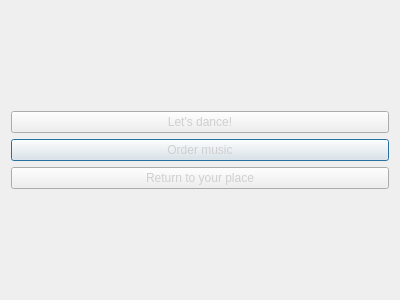
<?xml version="1.0" encoding="UTF-8"?>
<ui version="4.0">
 <class>DanceFloor</class>
 <widget class="QDialog" name="DanceFloor">
  <property name="geometry">
   <rect>
    <x>0</x>
    <y>0</y>
    <width>400</width>
    <height>300</height>
   </rect>
  </property>
  <property name="windowTitle">
   <string>Dialog</string>
  </property>
  <property name="styleSheet">
   <string notr="true">background-image: url(:/StartWindow/Design/Фон/DanceFloor.png);</string>
  </property>
  <layout class="QGridLayout" name="gridLayout_2">
   <item row="0" column="0">
    <layout class="QGridLayout" name="gridLayout">
     <item row="1" column="0">
      <widget class="QPushButton" name="pushButton_2">
       <property name="styleSheet">
        <string notr="true">color: rgb(207, 207, 207);</string>
       </property>
       <property name="text">
        <string>Order music</string>
       </property>
      </widget>
     </item>
     <item row="0" column="0">
      <widget class="QPushButton" name="pushButton">
       <property name="styleSheet">
        <string notr="true">color: rgb(207, 207, 207);</string>
       </property>
       <property name="text">
        <string>Let's dance!</string>
       </property>
      </widget>
     </item>
     <item row="2" column="0">
      <widget class="QPushButton" name="pushButton_3">
       <property name="styleSheet">
        <string notr="true">color: rgb(207, 207, 207);</string>
       </property>
       <property name="text">
        <string>Return to your place</string>
       </property>
      </widget>
     </item>
    </layout>
   </item>
  </layout>
 </widget>
 <resources/>
 <connections/>
</ui>
